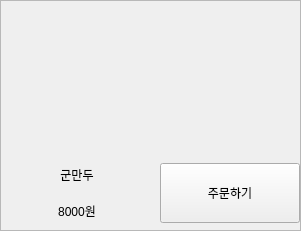
            <widget class="QFrame" name="frame_10">
             <property name="minimumSize">
              <size>
               <width>301</width>
               <height>231</height>
              </size>
             </property>
             <property name="maximumSize">
              <size>
               <width>301</width>
               <height>231</height>
              </size>
             </property>
             <property name="frameShape">
              <enum>QFrame::StyledPanel</enum>
             </property>
             <property name="frameShadow">
              <enum>QFrame::Raised</enum>
             </property>
             <widget class="QWidget" name="verticalLayoutWidget_14">
              <property name="geometry">
               <rect>
                <x>0</x>
                <y>0</y>
                <width>302</width>
                <height>228</height>
               </rect>
              </property>
              <layout class="QVBoxLayout" name="verticalLayout_33">
               <item>
                <widget class="QLabel" name="label_47">
                 <property name="minimumSize">
                  <size>
                   <width>300</width>
                   <height>150</height>
                  </size>
                 </property>
                 <property name="maximumSize">
                  <size>
                   <width>300</width>
                   <height>150</height>
                  </size>
                 </property>
                 <property name="text">
                  <string/>
                 </property>
                 <property name="pixmap">
                  <pixmap>../img/군만두.jpeg</pixmap>
                 </property>
                 <property name="scaledContents">
                  <bool>true</bool>
                 </property>
                </widget>
               </item>
               <item>
                <layout class="QHBoxLayout" name="horizontalLayout_17">
                 <item>
                  <layout class="QVBoxLayout" name="verticalLayout_34">
                   <item>
                    <widget class="QLabel" name="label_48">
                     <property name="minimumSize">
                      <size>
                       <width>150</width>
                       <height>30</height>
                      </size>
                     </property>
                     <property name="maximumSize">
                      <size>
                       <width>150</width>
                       <height>30</height>
                      </size>
                     </property>
                     <property name="layoutDirection">
                      <enum>Qt::LeftToRight</enum>
                     </property>
                     <property name="text">
                      <string>군만두</string>
                     </property>
                     <property name="alignment">
                      <set>Qt::AlignCenter</set>
                     </property>
                    </widget>
                   </item>
                   <item>
                    <widget class="QLabel" name="label_49">
                     <property name="minimumSize">
                      <size>
                       <width>150</width>
                       <height>30</height>
                      </size>
                     </property>
                     <property name="maximumSize">
                      <size>
                       <width>150</width>
                       <height>30</height>
                      </size>
                     </property>
                     <property name="text">
                      <string>8000원</string>
                     </property>
                     <property name="alignment">
                      <set>Qt::AlignCenter</set>
                     </property>
                    </widget>
                   </item>
                  </layout>
                 </item>
                 <item>
                  <widget class="QPushButton" name="selectButton_7">
                   <property name="minimumSize">
                    <size>
                     <width>140</width>
                     <height>60</height>
                    </size>
                   </property>
                   <property name="maximumSize">
                    <size>
                     <width>140</width>
                     <height>60</height>
                    </size>
                   </property>
                   <property name="styleSheet">
                    <string notr="true">QPushButton:pressed {
    background-color: grey;  /* 버튼을 눌렀을 때 배경색 */
    color: white;            /* 버튼을 눌렀을 때 글자색 */
}</string>
                   </property>
                   <property name="text">
                    <string>주문하기</string>
                   </property>
                  </widget>
                 </item>
                </layout>
               </item>
              </layout>
             </widget>
            </widget>
